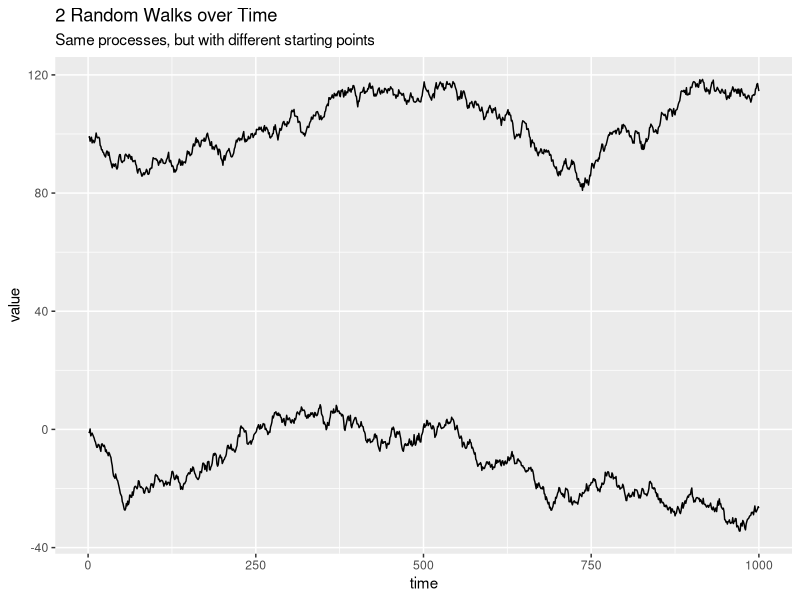

Generate this figure with R:
## ---- chunk 1
library(data.table)
library(ggplot2)

set.seed(1234)

random_walks = data.table(time = 1:1000,
                          rw_1 = cumsum(rnorm(1000, mean = 0, sd = 1)),
                          rw_2 = cumsum(rnorm(1000, mean = 0, sd = 1)) + 100
                          )

ggplot(random_walks, aes(x = time)) +
  geom_line(aes(y =rw_1)) +
  geom_line(aes(y = rw_2)) +
  labs(title = "2 Random Walks over Time",
       subtitle = "Same processes, but with different starting points",
       y = "value")

## ---- chunk 2
set.seed(1234)

dt_level = data.table(
  y = rep(1:730, 100) + rep(1:100, each = 730) + rnorm(n = 730 * 100),
  x = rep(1:730, 100),
  series_no = as.factor(rep(1:100, each = 730))
  )

lm_level_all = lm(y ~ x + series_no, data = dt_level)

summary(lm_level_all)
## ---- chunk 3
summary(lm(y ~ x, data = dt_level[1:730,]))
